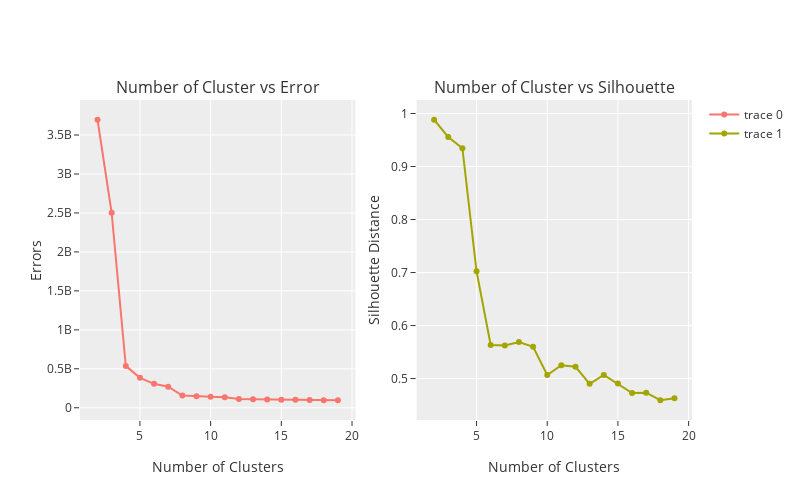

Source (notebook cell):
### Code cell
X=LRFM.drop(columns = 'CustomerID')
error = []
silhouette = []
np.random.seed(12)
rng = range(2,20)
for i in rng:
    km = KMeans(n_clusters=i, init='random',n_init=20, max_iter=200,tol=.0001, random_state=12)
    km.fit(X)
    error.append(km.inertia_)
    lbls = km.fit_predict(X)
    silhouette.append(silhouette_score(X, lbls))

fig = make_subplots(rows=1, cols=2,subplot_titles=("Number of Cluster vs Error", "Number of Cluster vs Silhouette"))
fig.add_trace(go.Scatter(x=list(rng), y=error),row=1, col=1)
fig.add_trace(go.Scatter(x=list(rng), y=silhouette),row=1, col=2)
fig.update_layout(height=500, width=800,template='ggplot2')
fig.update_xaxes(title_text="Number of Clusters", row=1, col=1)
fig.update_xaxes(title_text="Number of Clusters", row=1, col=2)
fig.update_yaxes(title_text="Errors", row=1, col=1)
fig.update_yaxes(title_text="Silhouette Distance", row=1, col=2)
fig.show()

del [error,silhouette,rng,km,lbls,X]

### Figure 1 — Plotly figure (JSON) as saved in the notebook; plotly's stock layout.template omitted (floating-point values rounded to 4 significant figures)
{"data": [{"type": "scatter", "x": [2, 3, 4, 5, 6, 7, 8, 9, 10, 11, 12, 13, 14, 15, 16, 17, 18, 19], "xaxis": "x", "y": [3696000000.0, 2501000000.0, 537700000.0, 384300000.0, 307700000.0, 269500000.0, 157600000.0, 146800000.0, 140400000.0, 136100000.0, 111500000.0, 108600000.0, 105000000.0, 103400000.0, 102300000.0, 99510000.0, 97810000.0, 96590000.0], "yaxis": "y"}, {"type": "scatter", "x": [2, 3, 4, 5, 6, 7, 8, 9, 10, 11, 12, 13, 14, 15, 16, 17, 18, 19], "xaxis": "x2", "y": [0.9882, 0.9557, 0.9345, 0.7024, 0.5633, 0.5625, 0.5691, 0.5599, 0.5067, 0.5253, 0.5222, 0.49, 0.5069, 0.4906, 0.4726, 0.4733, 0.4591, 0.463], "yaxis": "y2"}], "layout": {"annotations": [{"font": {"size": 16}, "showarrow": false, "text": "Number of Cluster vs Error", "x": 0.225, "xanchor": "center", "xref": "paper", "y": 1, "yanchor": "bottom", "yref": "paper"}, {"font": {"size": 16}, "showarrow": false, "text": "Number of Cluster vs Silhouette", "x": 0.775, "xanchor": "center", "xref": "paper", "y": 1, "yanchor": "bottom", "yref": "paper"}], "height": 500, "width": 800, "xaxis": {"anchor": "y", "domain": [0, 0.45], "title": {"text": "Number of Clusters"}}, "xaxis2": {"anchor": "y2", "domain": [0.55, 1], "title": {"text": "Number of Clusters"}}, "yaxis": {"anchor": "x", "domain": [0, 1], "title": {"text": "Errors"}}, "yaxis2": {"anchor": "x2", "domain": [0, 1], "title": {"text": "Silhouette Distance"}}}}
